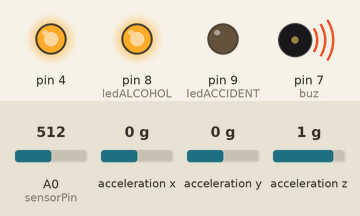
This sketch was run on a simulated Arduino Uno, built with avr-gcc and run on an emulated ATmega328P. On the bench: output pins drawn as LEDs (lit = HIGH), buzzer (waves = sounding). Inputs (shaded band) come from the test bench; at power-on: A0 (sensorPin) = 512, acceleration x 0 g, acceleration y 0 g, acceleration z 1 g. What the sketch prints to the serial monitor is not drawn.

Above: at 7.2 s.
7.3 s: A0 (sensorPin) set to 411
8.8 s: A0 (sensorPin) set to 383
At 10.0 s:
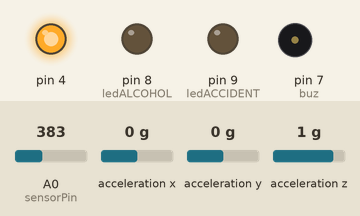
10.3 s: A0 (sensorPin) set to 716
At 11.3 s:
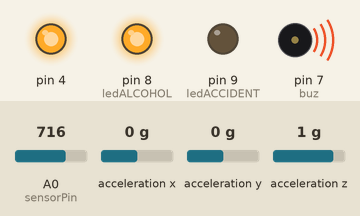
11.8 s: A0 (sensorPin) set to 340
At 12.5 s:
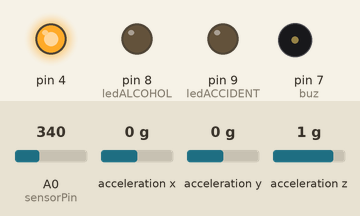
Timing chart, 0 to 14.3 s (numbered marks = the images above; inputs shaded):
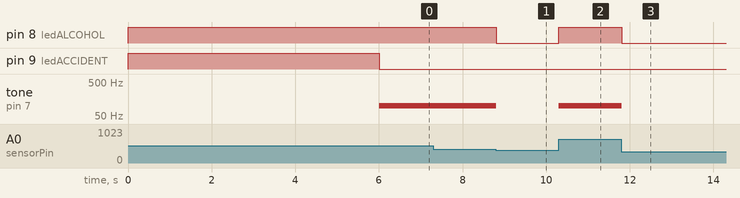

The sketch:

accident.ino
```cpp
#include <Wire.h>
#include <Adafruit_Sensor.h>
#include <Adafruit_ADXL345_U.h>

#define ledACCIDENT 9
#define ledALCOHOL 8
#define buz 7
#define samples 10
Adafruit_ADXL345_Unified accel = Adafruit_ADXL345_Unified();

int sensorPin = A0;
int alcohol=0;
int isAccident;
int xsample=0;
int ysample=0;
int zsample=0;

int xPre=0;
int yPre=0;
int zPre=0;


void setup(void)
{
    pinMode(ledACCIDENT,OUTPUT);
    pinMode(ledALCOHOL,OUTPUT);
    pinMode(4,OUTPUT);
    pinMode(buz,OUTPUT);
    isAccident=0;
   Serial.begin(9600);
   if(!accel.begin())
   {
      Serial.println("No ADXL345 sensor detected.");
      while(1);
   }else{
    digitalWrite(ledACCIDENT,HIGH);
    digitalWrite(ledALCOHOL,HIGH);

    for(int i=0;i<samples;i++)
  {
   sensors_event_t event;
   accel.getEvent(&event);
    xsample+=event.acceleration.x;
    ysample+=event.acceleration.y;
    zsample+=event.acceleration.z;
    delay(500);
  }

   xsample/=samples;
   ysample/=samples;
   zsample/=samples;
   Serial.println(xsample);
   Serial.println(ysample);
   Serial.println(zsample);
   delay(1000);}


   digitalWrite(ledACCIDENT, LOW);
   digitalWrite(ledALCOHOL,LOW);
   digitalWrite(4,HIGH);
}


void loop(void)
{
  int Value = analogRead(sensorPin);
  //Serial.println(Value-50);
  if (Value-50 > 350) {
    alcohol=1;
    alcoholDetected(1);
  }else{
    alcohol=0;
    alcoholDetected(0);
  }

   sensors_event_t event;
   accel.getEvent(&event);
   int x=event.acceleration.x;
   int y=event.acceleration.y;
   int z=event.acceleration.z;
   //boolean isAccidentTrue=checkAccident(x,y,z);
   float j=(sqrt((x*x)+(y*y)+(z*z))/9.8);
   if(j>2.30 && alcohol==0){
    Serial.println(j);
    callAccident();
   }

  /* if(isAccidentTrue){
    callAccident();
   }*/
}

/*boolean checkAccident(int x,int y, int z){
  int a=x+y+z;
    if(x!=xsample  && z!=zsample && y==ysample){
      if(isAccident==75){
      Serial.print("Accident");
      return true;
      }else{
        isAccident+=1;
      }
    }else if(y!=ysample && x==xsample &&(z==zsample || z==zsample+1)){
      if(isAccident==75){
      Serial.print("Accident");
      return true;
      }else{
        isAccident+=1;
      }
    }
      else if(y!=ysample && z!=zsample&& (x==xsample || x==xsample+1))
      {
       if(isAccident==75){
      Serial.print("Accident");
      return true;
      }else{
        isAccident+=1;
      }

    }
    if(){
    }
    }
      else{

     isAccident=0;
    Serial.println("In");
    Serial.println(x);
    Serial.println(y);
    Serial.println(z);
  }
  return false;
}*/
void callAccident(){
  Serial.print(",n");
  isAccident=1;
  digitalWrite(ledACCIDENT, HIGH);

  if(isAccident==1){
    tone(buz,350,15000);
  }
   else{
    noTone(buz);
   }
  delay(15000);
    Serial.println("Latitude= ");
  Serial.println("Longtitude= ");

}

void alcoholDetected(int a){
  if (a){
  digitalWrite(ledALCOHOL, HIGH);
  digitalWrite(ledACCIDENT, LOW);
  tone(buz,100,5000);
  }else{
  digitalWrite(ledALCOHOL, LOW);
  digitalWrite(ledACCIDENT, LOW);
  noTone(buz);
}
}
```

Measured:
- the behaviour switches between 401 and 400 on A0 (sensorPin) (found by bisection; images 0 and 1)
- after the input at 7.3 s, every drawn part: stays the same
- after the input at 8.8 s, pin 8 (ledALCOHOL): HIGH → LOW at once; tone on pin 7 (buz): 100 Hz → silent at once
- after the input at 10.3 s, pin 8 (ledALCOHOL): LOW → HIGH at once; tone on pin 7 (buz): silent → 100 Hz at once
- after the input at 11.8 s, pin 8 (ledALCOHOL): HIGH → LOW at once; tone on pin 7 (buz): 100 Hz → silent at once
